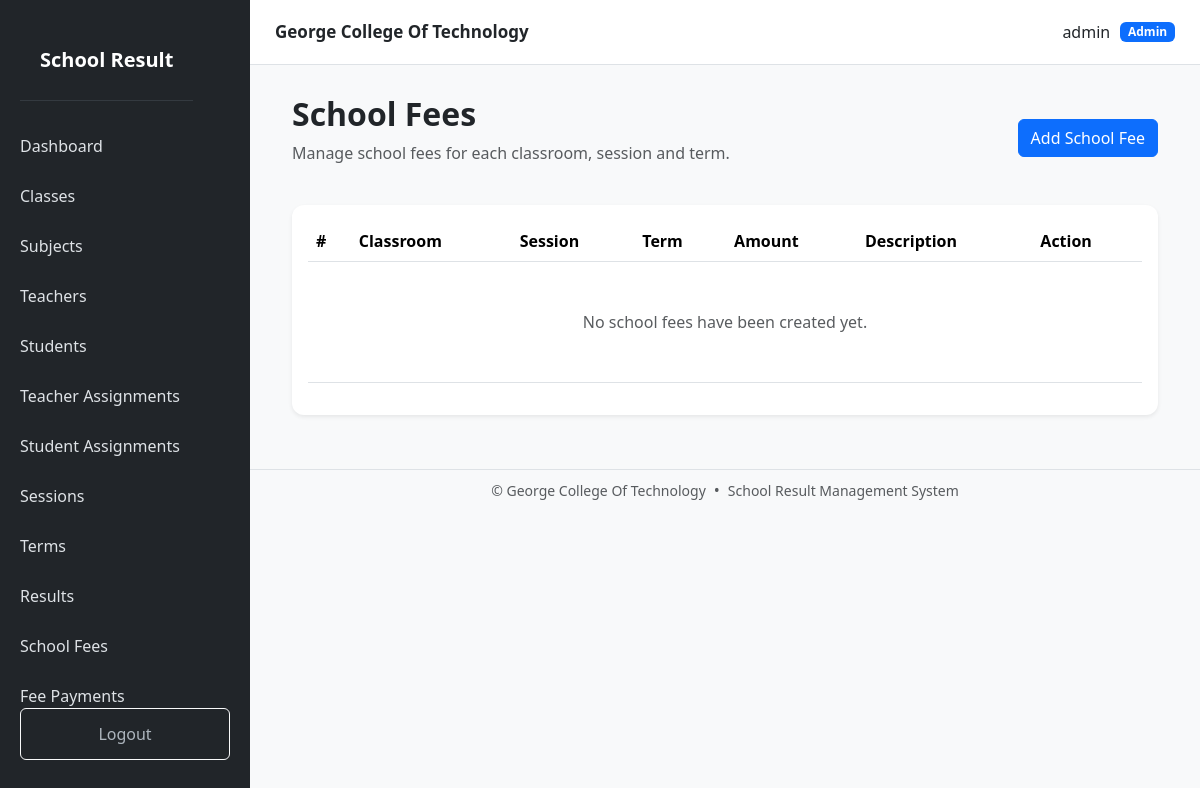
Before: /school-fees (signed in) with the older database file.
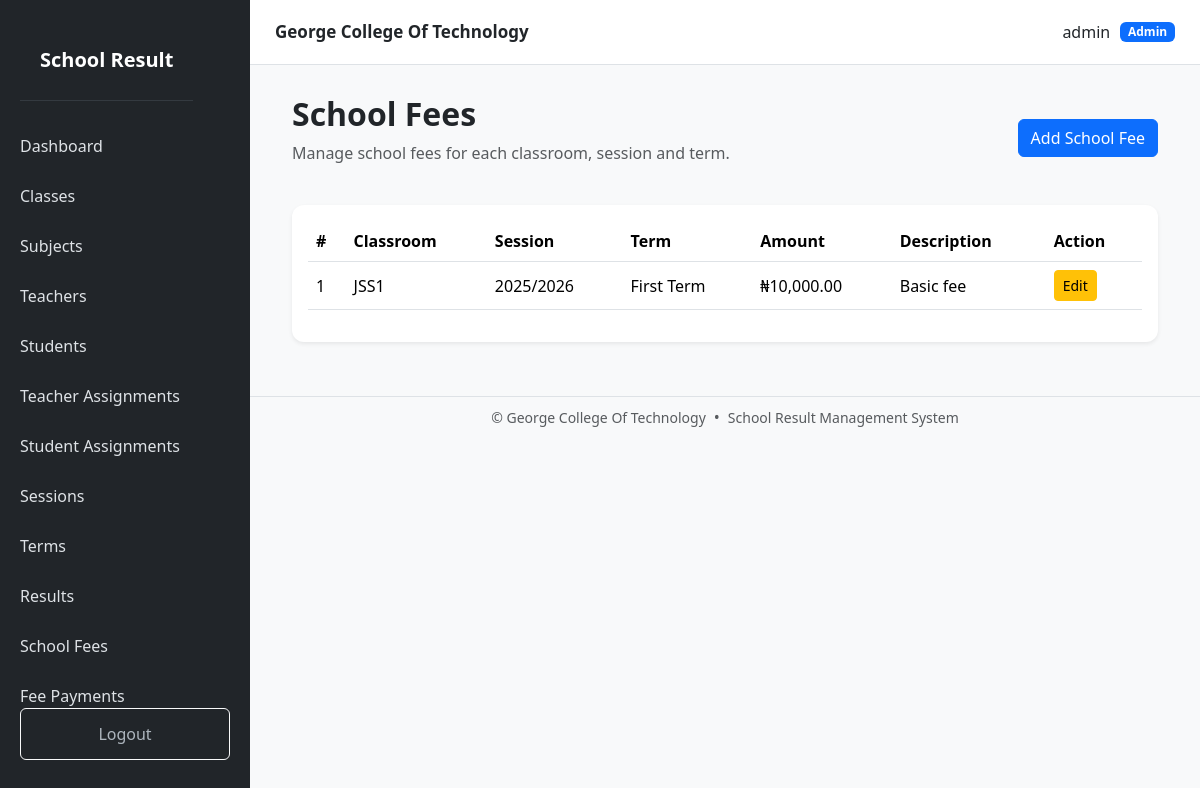
After: the same page with the newer database file.
### models.py (models this page shows, shortened)
class User(UserMixin, db.Model):
    __tablename__ = "users"
    id = db.Column(
        db.Integer,
        primary_key=True
    )
    username = db.Column(
        db.String(100),
        unique=True,
        nullable=False
    )
    password_hash = db.Column(
        db.String(255),
        nullable=False
    )
    role = db.Column(
        db.String(20),
        nullable=False,
        default="student"
    )
    is_active = db.Column(
        db.Boolean,
        default=True
    )
    teacher = db.relationship(
        "Teacher",
        back_populates="user",
        uselist=False
    )
    student = db.relationship(
        "Student",
        back_populates="user",
        uselist=False
    )

class SchoolFee(db.Model):
    __tablename__ = "school_fees"
    id = db.Column(
        db.Integer,
        primary_key=True
    )
    classroom_id = db.Column(
        db.Integer,
        db.ForeignKey("classrooms.id"),
        nullable=False
    )
    session_id = db.Column(
        db.Integer,
        db.ForeignKey("school_sessions.id"),
        nullable=False
    )
    term_id = db.Column(
        db.Integer,
        db.ForeignKey("terms.id"),
        nullable=False
    )
    amount = db.Column(
        db.Float,
        nullable=False
    )
    description = db.Column(
        db.String(255)
    )
    created_at = db.Column(
        db.DateTime,
        server_default=db.func.now()
    )
    classroom = db.relationship(
        "Classroom"
    )
    session = db.relationship(
        "SchoolSession"
    )
    term = db.relationship(
        "Term"
    )
    payments = db.relationship(
        "FeePayment",
        back_populates="fee",
        cascade="all, delete-orphan"
    )

class Classroom(db.Model):
    __tablename__ = "classrooms"
    id = db.Column(
        db.Integer,
        primary_key=True
    )
    name = db.Column(
        db.String(100),
        unique=True,
        nullable=False
    )
    created_at = db.Column(
        db.DateTime,
        server_default=db.func.now()
    )
    students = db.relationship(
        "Student",
        back_populates="classroom"
    )
    teacher_assignments = db.relationship(
        "TeacherAssignment",
        back_populates="classroom",
        cascade="all, delete-orphan"
    )
    results = db.relationship(
        "Result",
        back_populates="classroom"
    )

class SchoolSession(db.Model):
    __tablename__ = "school_sessions"
    id = db.Column(
        db.Integer,
        primary_key=True
    )
    year = db.Column(
        db.String(100),
        unique=True,
        nullable=False
    )
    created_at = db.Column(
        db.DateTime,
        server_default=db.func.now()
    )
    results = db.relationship(
        "Result",
        back_populates="session"
    )

class Term(db.Model):
    __tablename__ = "terms"
    id = db.Column(
        db.Integer,
        primary_key=True
    )
    name = db.Column(
        db.String(100),
        unique=True,
        nullable=False
    )
    created_at = db.Column(
        db.DateTime,
        server_default=db.func.now()
    )
    results = db.relationship(
        "Result",
        back_populates="term"
    )

### routes/fee.py (the view)
@fee.route("/school-fees")
@login_required
def school_fees():
    if current_user.role != "admin":
        return "Access denied", 403
    fees = SchoolFee.query.order_by(
        SchoolFee.created_at.desc()
    ).all()
    return render_template(
        "schoolfee/list.html",
        fees=fees
    )

### templates/schoolfee/list.html (shortened to what this page needs)
{% extends "base.html" %}
{% block content %}
<div class="container-fluid">
    <div class="d-flex justify-content-between align-items-center mb-4">
        <div>
            <h2 class="fw-bold">
                School Fees
            </h2>
            <p class="text-muted">
                Manage school fees for each classroom, session and term.
            </p>
        </div>
        <a href="{{ url_for('fee.school_fee_create') }}"
           class="btn btn-primary">
            Add School Fee
        </a>
    </div>
    <div class="card shadow-sm">
        <div class="card-body">
            <div class="table-responsive">
                <table class="table table-hover align-middle">
                    <thead>
                        <tr>
                            <th>#</th>
                            <th>Classroom</th>
                            <th>Session</th>
                            <th>Term</th>
                            <th>Amount</th>
                            <th>Description</th>
                            <th>Action</th>
                        </tr>
                    </thead>
                    <tbody>
                        {% for fee in fees %}
                        <tr>
                            <td>
                                {{ loop.index }}
                            </td>
                            <td>
                                {{ fee.classroom.name }}
                            </td>
                            <td>
                                {{ fee.session.year }}
                            </td>
                            <td>
                                {{ fee.term.name }}
                            </td>
                            <td>
                                ₦{{ "{:,.2f}".format(fee.amount) }}
                            </td>
                            <td>
                                {{ fee.description or "No description" }}
                            </td>
                            <td>
                                <a href="{{ url_for(
                                    'fee.school_fee_edit',
                                    id=fee.id
                                ) }}"
                                   class="btn btn-sm btn-warning">
                                    Edit
                            </td>
                        </tr>
                        {% else %}
                        <tr>
                            <td colspan="7"
                                class="text-center text-muted py-5">
                                No school fees have been created yet.
                            </td>
                        </tr>
                        {% endfor %}
                    </tbody>
                </table>
            </div>
        </div>
    </div>
</div>
{% endblock %}

### templates/base.html (shortened to what this page needs)
<!DOCTYPE html>
<html lang="en">
<head>
    <link
        href="https://cdn.jsdelivr.net/npm/bootstrap@5.3.3/dist/css/bootstrap.min.css"
        rel="stylesheet"
    >
    <link
        rel="stylesheet"
        href="{{ url_for('static', filename='css/style.css') }}"
    >
</head>
<body>
{% if current_user.is_authenticated %}
<div
    class="sidebar"
    id="sidebar"
>
    <div class="sidebar-header">
        <div class="brand">
            School Result
        </div>
    </div>
    {% if current_user.role == "admin" %}
        <a href="{{ url_for('dashboard.index') }}">
            Dashboard
        </a>
        <a href="{{ url_for('classroom.list_classrooms') }}">
            Classes
        </a>
        <a href="{{ url_for('subject.list_subjects') }}">
            Subjects
        </a>
        <a href="{{ url_for('teacher.list_teachers') }}">
            Teachers
        </a>
        <a href="{{ url_for('student.list_students') }}">
            Students
        </a>
        <a href="{{ url_for('assignment.list_assignments') }}">
            Teacher Assignments
        </a>
        <a href="{{ url_for('student.student_assignments') }}">
            Student Assignments
        </a>
        <a href="{{ url_for('session.list_sessions') }}">
            Sessions
        </a>
        <a href="{{ url_for('term.list_terms') }}">
            Terms
        </a>
        <a href="{{ url_for('result.list_results') }}">
            Results
        </a>
        <a href="{{ url_for('fee.school_fees') }}">
            School Fees
        </a>
        <a href="{{ url_for('payment.fee_payments') }}">
            Fee Payments
        </a>
    {% endif %}
    <div class="logout">
        <a
            href="{{ url_for('auth.logout') }}"
            class="btn btn-outline-light w-100"
        >
            Logout
        </a>
    </div>
</div>
<div class="main-content">
    <div class="page-wrapper">
        <div class="topbar">
            <strong class="topbar-title">
                George College Of Technology
            </strong>
            <div class="topbar-user">
                <span>
                    {{ current_user.username }}
                </span>
                <span class="badge bg-primary">
                    {{ current_user.role|capitalize }}
                </span>
            </div>
        </div>
        <main class="content">
            {% block content %}
            {% endblock %}
        </main>
        <footer
            class="no-print border-top bg-light mt-4 py-2"
        >
            <div
                class="container-fluid d-flex justify-content-center align-items-center flex-wrap gap-2"
            >
                <small class="text-muted">
                    &copy; {{ current_year }}
                    George College Of Technology
                </small>
                <span class="text-muted">
                    •
                </span>
                <small class="text-muted">
                    School Result Management System
                </small>
            </div>
        </footer>
    </div>
</div>
{% else %}
<!-- =========================================================
     PUBLIC / AUTH PAGES
========================================================= -->
{% block auth_content %}
{% endblock %}
{% endif %}
</body>
</html>

### static/css/style.css (style rules this page uses)
body { background: #f5f7fb; }
.sidebar { width: 250px; min-height: 100vh; background: #212529; position: fixed; left: 0; top: 0; bottom: 0; }
.brand { color: white; font-size: 22px; font-weight: bold; padding: 25px 20px; border-bottom: 1px solid #343a40; }
.sidebar a { display: block; color: #adb5bd; text-decoration: none; padding: 13px 20px; }
.logout { position: absolute; bottom: 20px; width: 100%; padding: 0 20px; }
.main-content { margin-left: 250px; min-height: 100vh; }
.topbar { background: white; padding: 18px 30px; border-bottom: 1px solid #ddd; display: flex; justify-content: space-between; }
.content { padding: 30px; }
.card { border: none; border-radius: 12px; }
body { margin: 0; background: #f8f9fa; }
.sidebar { position: fixed; top: 0; left: 0; width: 250px; height: 100vh; background: #212529; color: white; z-index: 1050; display: flex; flex-direction: column; overflow-y: auto; }
.sidebar-header { display: flex; align-items: center; justify-content: space-between; padding: 20px; }
.brand { font-size: 20px; font-weight: bold; }
.sidebar > a { display: block; color: #dee2e6; text-decoration: none; padding: 13px 20px; transition: 0.2s; }
.logout { margin-top: auto; padding: 20px; }
.topbar { height: 65px; background: white; border-bottom: 1px solid #dee2e6; display: flex; align-items: center; justify-content: space-between; padding: 0 25px; position: sticky; top: 0; z-index: 1000; }
.topbar-title { font-size: 17px; }
.topbar-user { display: flex; align-items: center; gap: 10px; }

Changed rows visible on the page:
added SchoolFee: classroom.name "JSS1", session.year "2025/2026", term.name "First Term", amount "10,000.00", description "Basic fee"
Other visible differences:
text no longer shown: "No school fees have been created yet."
